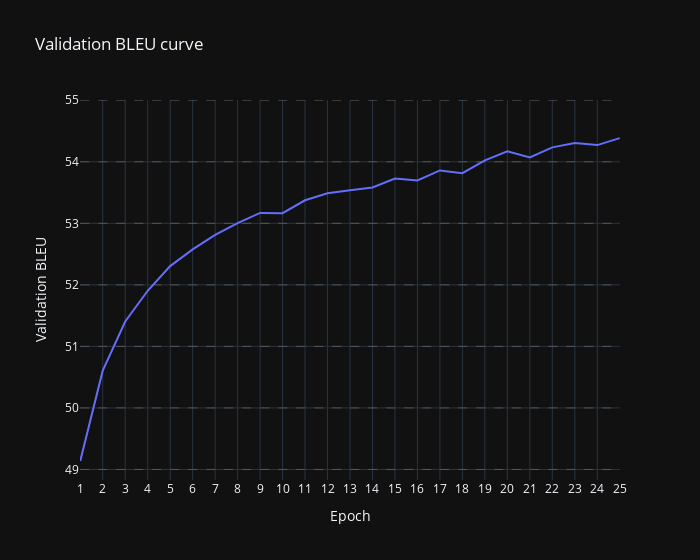

Notebook code cell kept with this figure:
### Markdown cell above
### Experiment 4: reduce_lr_on_plateau with 25 epochs

### Code cell
losses = [49.1375, 50.6055, 51.4050, 51.9039, 52.3049, 52.5758, 52.8120, 53.0047, 53.1687, 53.1647, 53.3746, 53.4895, 53.5363, 53.5821, 53.7277, 53.6954, 53.8595, 53.8143, 54.0239, 54.1703, 54.0704, 54.2344, 54.3047, 54.2711, 54.3850]
scale_values = [i for i in range(49, 56, 1)]
plot_training_evolution_curve(losses, scale_values)

### Figure 1 — Plotly figure (JSON) as saved in the notebook; plotly's stock layout.template omitted (floating-point values rounded to 4 significant figures)
{"data": [{"mode": "lines", "name": "Validation BLEU", "x": [1, 2, 3, 4, 5, 6, 7, 8, 9, 10, 11, 12, 13, 14, 15, 16, 17, 18, 19, 20, 21, 22, 23, 24, 25], "y": [49.14, 50.61, 51.41, 51.9, 52.3, 52.58, 52.81, 53.0, 53.17, 53.16, 53.37, 53.49, 53.54, 53.58, 53.73, 53.7, 53.86, 53.81, 54.02, 54.17, 54.07, 54.23, 54.3, 54.27, 54.38], "type": "scatter"}], "layout": {"shapes": [{"line": {"color": "gray", "dash": "dash", "width": 0.5}, "type": "line", "x0": 1, "x1": 25, "y0": 49, "y1": 49}, {"line": {"color": "gray", "dash": "dash", "width": 0.5}, "type": "line", "x0": 1, "x1": 25, "y0": 50, "y1": 50}, {"line": {"color": "gray", "dash": "dash", "width": 0.5}, "type": "line", "x0": 1, "x1": 25, "y0": 51, "y1": 51}, {"line": {"color": "gray", "dash": "dash", "width": 0.5}, "type": "line", "x0": 1, "x1": 25, "y0": 52, "y1": 52}, {"line": {"color": "gray", "dash": "dash", "width": 0.5}, "type": "line", "x0": 1, "x1": 25, "y0": 53, "y1": 53}, {"line": {"color": "gray", "dash": "dash", "width": 0.5}, "type": "line", "x0": 1, "x1": 25, "y0": 54, "y1": 54}, {"line": {"color": "gray", "dash": "dash", "width": 0.5}, "type": "line", "x0": 1, "x1": 25, "y0": 55, "y1": 55}], "xaxis": {"title": {"text": "Epoch"}, "dtick": 1}, "yaxis": {"title": {"text": "Validation BLEU"}}, "title": {"text": "Validation BLEU curve"}, "width": 700}}
